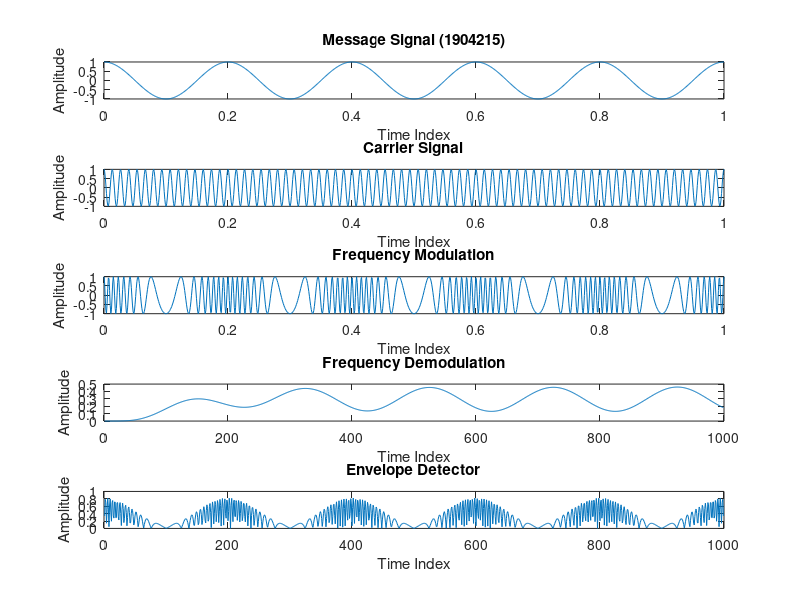

This figure's MATLAB source:
clc;
clear all;
close all;

samples = 1000;
t = linspace(0,1,samples);

%% Message Signal
message_amplitude = 1;
message_frequency = 5;
message_signal = message_amplitude*cos(2*pi*message_frequency*t);
subplot(5,1,1);
plot(t,message_signal);
xlabel('Time Index')
ylabel('Amplitude')
title('Message Signal (1904215)');


%% Carrier Signal
carrier_amplitude = 1;
carrier_frequency = 15*message_frequency;
carrier_signal = carrier_amplitude*cos(2*pi*carrier_frequency*t);
subplot(5,1,2);
plot(t,carrier_signal);
xlabel('Time Index')
ylabel('Amplitude')
title('Carrier Signal');

%% Frequency Modulation
B = 12;
%% B less than 1 => NBFM; B greater than 1 => WBFM  
%% NBFM - Narrow Band Frequency Modulation
%% WBFM - Wide Band Frequency Modulation

freq_mod_signal = carrier_amplitude*cos(2*pi*carrier_frequency*t+B*sin(2*pi*message_frequency*t));
subplot(5,1,3);
plot(t,freq_mod_signal);
xlabel('Time Index')
ylabel('Amplitude')
title('Frequency Modulation');

%% Frequency Demodulation
%% Envelope Detector
x = abs(diff(freq_mod_signal));
for i=1:length(x)
  if x(i)<0
    x=0
  endif
 end
[b,a] = butter(5,0.01);
freq_demod_signal = filter(b,a,x);
subplot(5,1,4);
plot(freq_demod_signal);
xlabel('Time Index')
ylabel('Amplitude')
title('Frequency Demodulation');

subplot(5,1,5);
plot(x);
xlabel('Time Index')
ylabel('Amplitude')
title('Envelope Detector');
